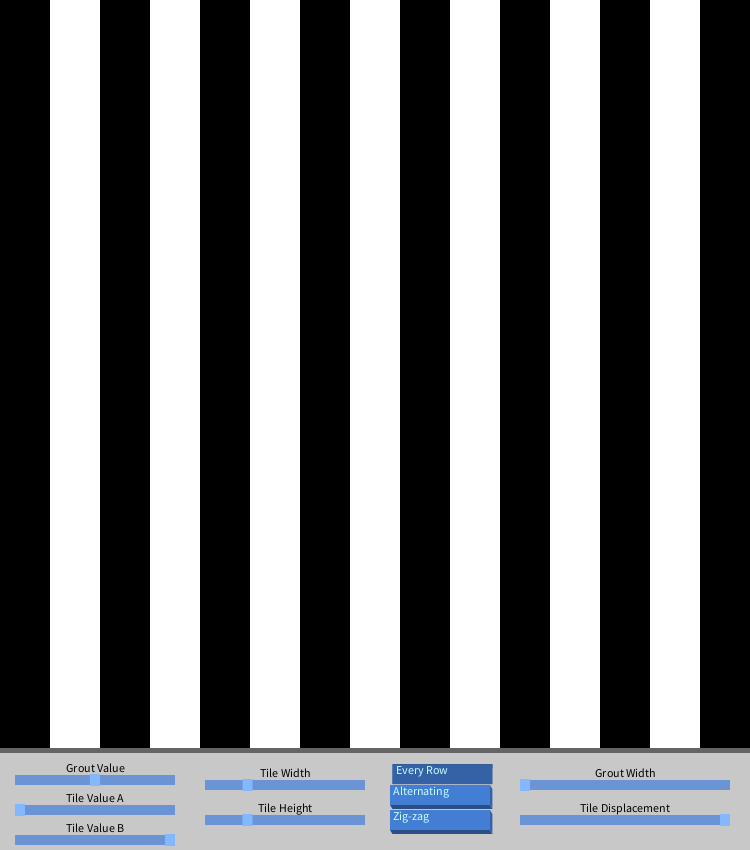
Frame 1 (no input)
Frame 60 (the mouse pressed at the canvas centre just before this capture): identical to frame 1, image omitted
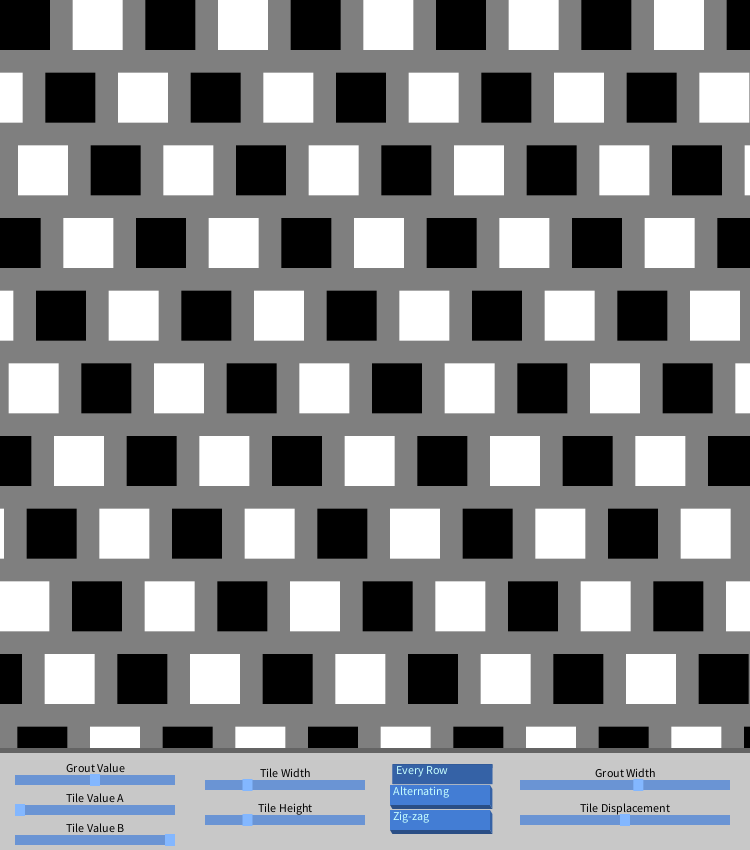
Frame 120 (the mouse held since frame 60 and released just before this capture)

The Processing sketch that drew these frames (run headless with seeded random() and noise(); from frame 60 on, the mouse is pressed at the canvas centre):

// Processing sketch: processing_179880
// ── processing_179880.pde

float sqw = 50.;
float sqh = 50.;
float groutWidth = 1.;
float MouseX;
float MouseY;
GSlider bgSlider;
GSlider checkSlider1;
GSlider checkSlider2;
GSlider tileWidthSlider;
GSlider tileHeightSlider;
GSlider groutSlider;
GSlider tileSlider;
RadioButtons slideTypes;
float widt = 750;

void setup(){
  size(750,850);
  background(#888888);
  ArrayList<String> options;
  options = new ArrayList<String>();
  options.add("Every Row");
  options.add("Alternating");
  options.add("Zig-zag");
  color buttonsColor = color(67,125,212);
  color slidersColor = color(106,148,212);
  slideTypes = new RadioButtons(widt/2+15,widt+10,100,20,options,buttonsColor);
  bgSlider = new GSlider("Grout Value",20,widt+30,150,10,.5,slidersColor);
  checkSlider1 = new GSlider("Tile Value A",20,widt+60,150,10,0,slidersColor);
  checkSlider2 = new GSlider("Tile Value B",20,widt+90,150,10,1,slidersColor);
  tileWidthSlider = new GSlider("Tile Width",210,widt+35,150,10,.25,slidersColor);
  tileHeightSlider = new GSlider("Tile Height",210,widt+70,150,10,.25,slidersColor);
  groutSlider = new GSlider("Grout Width",widt/2+150,widt+35,200,10,1,slidersColor);
  tileSlider = new GSlider("Tile Displacement",widt/2+150,widt+70,200,10,1,slidersColor);
}

void draw(){
  if(mouseY<widt){
    MouseX = mouseX;
    MouseY = mouseY;
    groutSlider.setVal(mouseY/widt);
    tileSlider.setVal(1-mouseX/widt);
  }
  sqw = tileWidthSlider.getPos()*200;
  sqh = tileHeightSlider.getPos()*200;
  groutWidth = groutSlider.getPos()*40;
  background(color(bgSlider.getPos()*255));
  int numRows = ceil(widt/(sqh+groutWidth))+1;
  for(int i=0;i<numRows;i=i+1){
    drawRow(i);
  }
  stroke(100);
  strokeWeight(5);
  fill(200);
  rect(-10,widt,widt+20,110);
  bgSlider.refresh();
  checkSlider1.refresh();
  checkSlider2.refresh();
  tileWidthSlider.refresh();
  tileHeightSlider.refresh();
  groutSlider.refresh();
  tileSlider.refresh();
  slideTypes.refresh();
}

void drawRow(int row){
  float yPos = row*(sqh+groutWidth);
  int numSq = ceil(widt/sqw)+3;
  float dTiles = tileSlider.getPos()*200;
  for(int i = 0;i<numSq;i=i+1){
    if(i%2==0){
      fill(color(checkSlider1.getPos()*255));
    }else{
      fill(color(checkSlider2.getPos()*255));
    }
    noStroke();
    if(slideTypes.pressed==2){
      int rowd = row%4;
      if(rowd==3){
        rowd=1;
      }
      rect(i*(sqw+groutWidth)-((rowd)*dTiles)%(2*(sqw+groutWidth)),yPos,sqw,sqh);
    }else if(slideTypes.pressed==1){
      rect(i*(sqw+groutWidth)-((row%2)*dTiles)%(2*(sqw+groutWidth)),yPos,sqw,sqh);
    }else if(slideTypes.pressed==0){
      rect(i*(sqw+groutWidth)-(row*dTiles)%(2*(sqw+groutWidth)),yPos,sqw,sqh);
    }
  }
}

class GSlider {
  int swidth, sheight;  //width and height of slider
  float xpos, ypos;     //slider position
  float spos, newspos;  //indicator position
  float smin, smax;     //min and max values of slider
  int loose;            //control tightness
  boolean over;         //mouse hovering
  boolean locked;
  color col;
  float ratio;
  int vanityEdge;       //extra width so that indicator won't go off of slider
  String label;
  
  GSlider (String l, float xp, float yp, int sw, int sh, float initPos, color c){
    label = l;
    swidth = sw;
    sheight = sh;
    xpos = xp;
    ypos = yp-sheight/2;
    spos = xpos + initPos*swidth;
    smin = xpos;
    smax = xpos+swidth;
    col = c;
    vanityEdge = 5;
  }
  
  void refresh(){
    update();
    display();
  }
  
  void update(){
    if(overEvent()){
      over = true;
    }else{
      over = false;
    }
    if(mousePressed && over){
      locked = true;
    }
    if(!mousePressed){
      locked = false;
    }
    if(locked){
      spos = min(max(mouseX,smin),smax);
      if(!mousePressed){
        locked = false;
      }
    }
  }
  
  void setVal(float val){
    spos = smin+val*swidth;
  }
  
  boolean overEvent(){
    if(mouseX>xpos && mouseX<xpos+swidth && mouseY>ypos && mouseY<ypos+sheight){
      return true;
    }else{
      return false;
    }
  }
  
  void display(){
    fill(blendColor(col,color(30),BURN));    
    textSize(12);
    textAlign(CENTER, BOTTOM);
    text(label,xpos+swidth/2,ypos-1);
    noStroke();
    fill(col);
    rect(xpos-vanityEdge,ypos,swidth+2*vanityEdge,sheight);
    if(over || locked){
      fill(blendColor(col,color(90),DODGE));
    }else{
      fill(blendColor(col,color(50),DODGE));
    }
    rect(spos-sheight/2,ypos-1,sheight,sheight+2);
  }
  
  float getPos(){
    return (spos-xpos)/swidth;
  }
}

class RadioButtons{
  int nButtons;
  float w;
  float h;
  float x;
  float y;
  ArrayList<String> labels;
  int currSelection;
  color colour;
  int pressed;
  float depth;
  float ySpacing = 1.25;
  float xD = .6;
  
  RadioButtons(float xp, float yp, float widths, float heights, ArrayList<String> labls,color col){
    x = xp;
    y = yp;
    w = widths;
    h = heights;
    labels = labls;
    nButtons = labels.size();
    colour = col;
    pressed = 0;
    depth = .2*h;
  }
  void refresh(){
    update();
    display();
  }
  void update(){
    if(overEvent() && mousePressed){
      for(int i=0;i<nButtons;i++){
        if(mouseY>y+ySpacing*i*h && mouseY<y+ySpacing*i*h+h+depth){
          pressed = i;
        }
      }
    }
  }
  void display(){
    for(int i=0;i<nButtons;i++){
      float ypos = y+ySpacing*i*h;
      if(i==pressed){
        drawPressed(ypos,i);
      }else{
        drawUnpressed(ypos,i);
      }
    }
  }
  void drawUnpressed(float yp, int id){
    float ypos = yp;
    int i = id;
    fill(blendColor(colour,color(80),HARD_LIGHT));
    noStroke();
    beginShape();
    vertex(x,ypos+h);
    vertex(x+w,ypos+h);
    vertex(x+w+xD*depth,ypos+h+depth);
    vertex(x+xD*depth,ypos+h+depth);
    endShape(CLOSE);
    
    fill(blendColor(colour,color(100),HARD_LIGHT));
    beginShape();
    vertex(x+w,ypos);
    vertex(x+w+xD*depth,ypos+depth);
    vertex(x+w+xD*depth,ypos+h+depth);
    vertex(x+w,ypos+h);
    endShape(CLOSE);
    
    fill(colour);
    rect(x,ypos,w,h);
    fill(blendColor(colour,color(170),DODGE));
    textSize(.6*h);
    textAlign(LEFT,TOP);
    text(labels.get(i),x+.15*h,ypos+.05*h);
  }
  void drawPressed(float yp, int id){
    int i = id;
    float ypos = yp;
    fill(blendColor(colour,color(80),HARD_LIGHT));
    noStroke();
    beginShape();
    vertex(x+xD*depth,ypos+depth);
    vertex(x+w+xD*depth,ypos+depth);
    vertex(x+w+xD*depth,ypos+2*depth);
    vertex(x+xD*2*depth,ypos+2*depth);
    endShape(CLOSE);
    
    fill(blendColor(colour,color(100),HARD_LIGHT));
    beginShape();
    vertex(x+xD*depth,ypos+depth);
    vertex(x+xD*2*depth,ypos+2*depth);
    vertex(x+xD*2*depth,ypos+h+depth);
    vertex(x+xD*depth,ypos+h+depth);
    endShape(CLOSE);
    
    fill(blendColor(colour,color(100),HARD_LIGHT));
    rect(x+xD*1.1*depth,ypos+1.1*depth,w-.05*xD*depth,h-.05*depth);
    fill(blendColor(colour,color(170),DODGE));
    textSize(.6*h);
    textAlign(LEFT,TOP);
    text(labels.get(i),x+.15*h+xD*1.1*depth,ypos+.05*h+1.1*depth);
  }
  boolean overEvent(){
    if(mouseX>x && mouseX<x+w && mouseY>y && mouseY<y+h*ySpacing*nButtons){
      return true;
    }else{
      return false;
    }
  }
}
